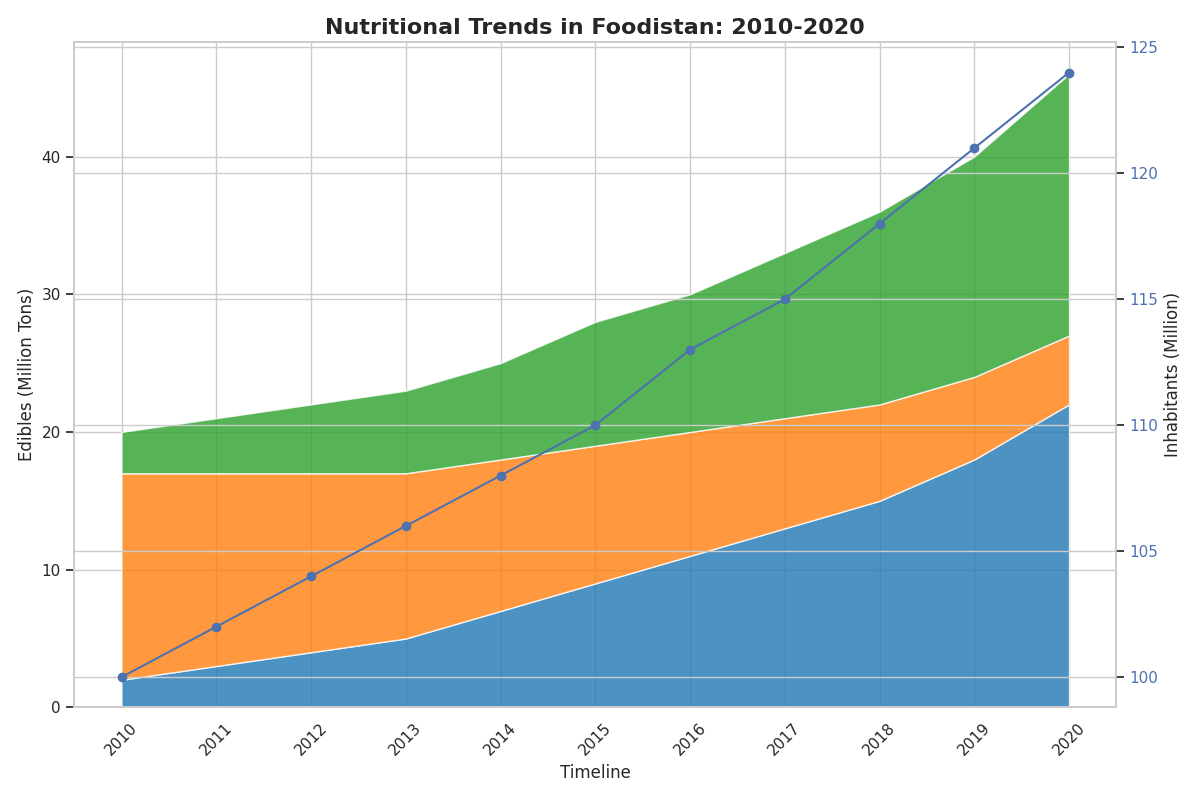

The Python source for this figure:
import matplotlib.pyplot as plt
import numpy as np

years = np.arange(2010, 2021)

vegetables = np.array([2, 3, 4, 5, 7, 9, 11, 13, 15, 18, 22])
grains = np.array([15, 14, 13, 12, 11, 10, 9, 8, 7, 6, 5])
proteins = np.array([3, 4, 5, 6, 7, 9, 10, 12, 14, 16, 19])

population_growth = np.array([100, 102, 104, 106, 108, 110, 113, 115, 118, 121, 124])

fig, ax1 = plt.subplots(figsize=(12, 8))

ax1.stackplot(years, vegetables, grains, proteins, 
              colors=['#1f77b4', '#ff7f0e', '#2ca02c'], alpha=0.8)

ax1.set_title('Nutritional Trends in Foodistan: 2010-2020', fontsize=16, fontweight='bold')
ax1.set_xlabel('Timeline', fontsize=12)
ax1.set_ylabel('Edibles (Million Tons)', fontsize=12)

ax1.set_xticks(years)
ax1.set_xticklabels(years, rotation=45)

ax2 = ax1.twinx()
ax2.plot(years, population_growth, color='b', linestyle='-', marker='o')
ax2.set_ylabel('Inhabitants (Million)', fontsize=12)
ax2.tick_params(axis='y', labelcolor='b')

plt.tight_layout()
plt.show()
